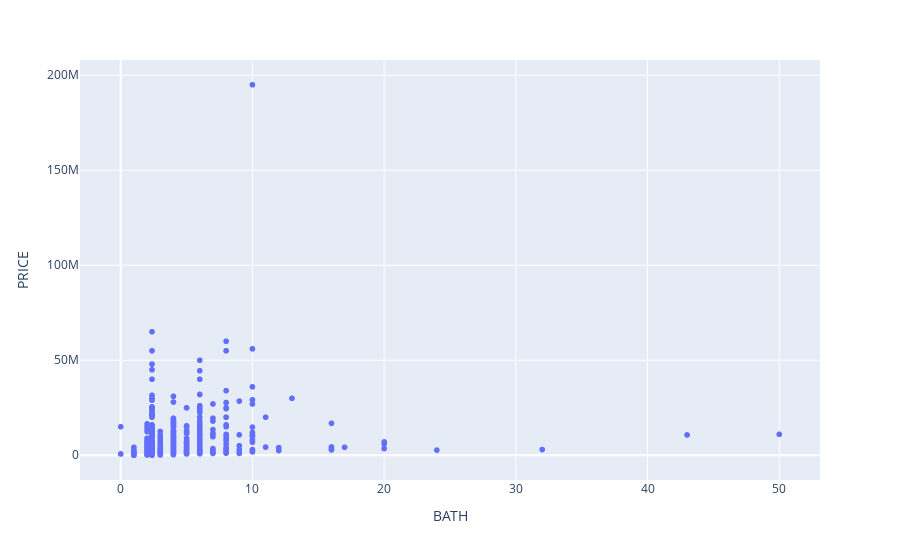

Write notebook code for a chart like this one.
### Code cell
filtered_price_2=all_data.loc[all_data['PRICE'] < 195**4]
fig = px.scatter(filtered_price_2, x="BATH", y="PRICE")
fig.show()

### Figure 1 — Plotly figure (JSON) as saved in the notebook; plotly's stock layout.template omitted (floating-point values rounded to 4 significant figures; data arrays with more than 128 entries replaced by an {"elided": "..."} marker saying what was removed)
{"data": [{"hovertemplate": "BATH=%{x}<br>PRICE=%{y}<extra></extra>", "legendgroup": "", "marker": {"color": "#636efa", "symbol": "circle"}, "mode": "markers", "name": "", "showlegend": false, "type": "scattergl", "x": {"elided": "4800 float values"}, "xaxis": "x", "y": {"elided": "4800 int values"}, "yaxis": "y"}], "layout": {"legend": {"tracegroupgap": 0}, "margin": {"t": 60}, "xaxis": {"anchor": "y", "domain": [0, 1], "title": {"text": "BATH"}}, "yaxis": {"anchor": "x", "domain": [0, 1], "title": {"text": "PRICE"}}}}
